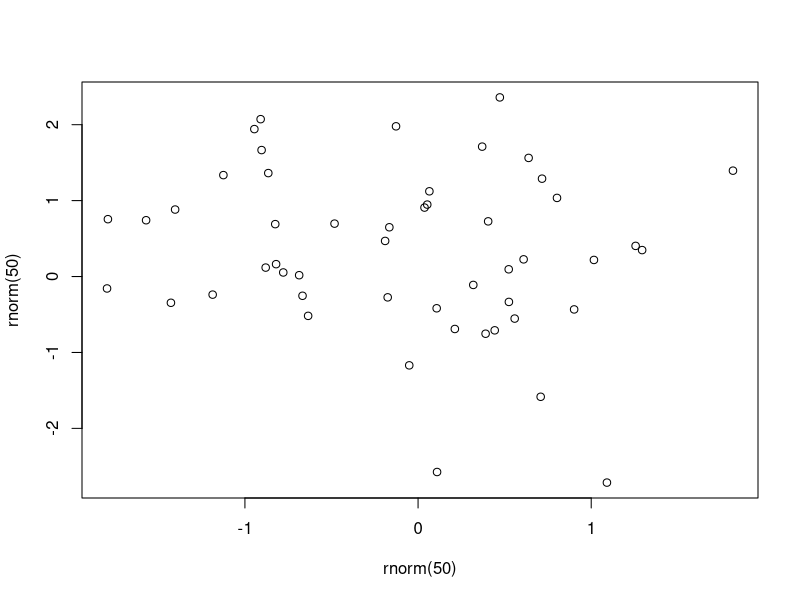

Write R code to recreate this figure.
## ---- chunk 1
knitr::opts_chunk$set(echo = TRUE)
## ---- chunk 2
cat("Ausgeführt, nichts angezeigt")
## ---- chunk 3
cat("Ausgeführt, Output angezeigt")
## ---- chunk 4
cat("Ausgeführt, alles angezeigt")
## ---- chunk 5
plot(rnorm(50), rnorm(50))
## ---- chunk 6
# Read CSV data, "../../" to look two levels upwards
table <- read.csv("tables/_template-table.csv")
knitr::kable(table, caption = "Mit Optionen")
